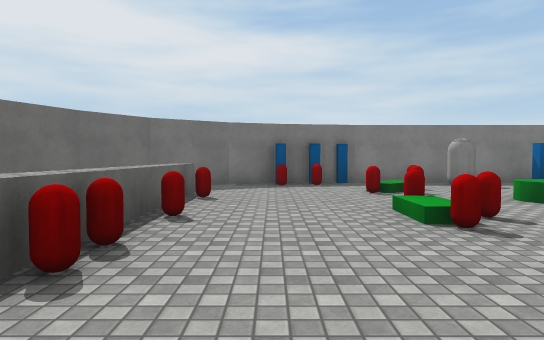
[1] (above)

19 first-person views from a walk through a 3-D level made in the Unity game engine. The camera is 1.3 m above the floor, tilts 2° down and sees 75° across. The floor is counted in squares, 2 m on a side. Each view is taken from the middle of a square. On the plan, view 1 faces up. The plan holds only what a view shows up to about 10 squares ahead; the rest is blank. Surface patterns are stand-ins for the level's own textures.

[2]
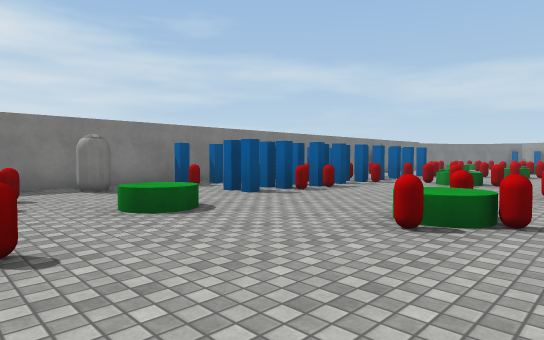

[3]
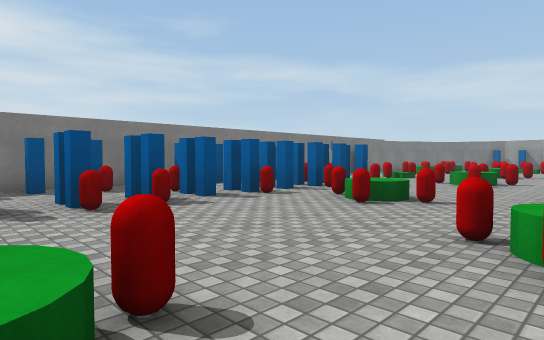

[4]
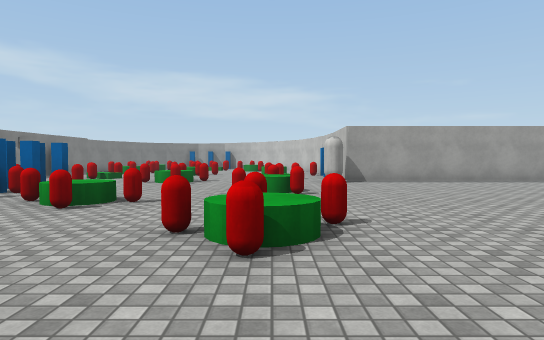

[5]
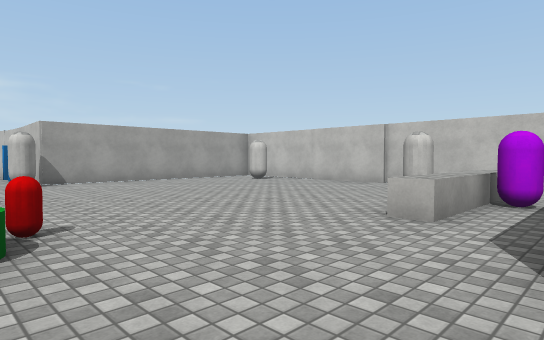

[6]
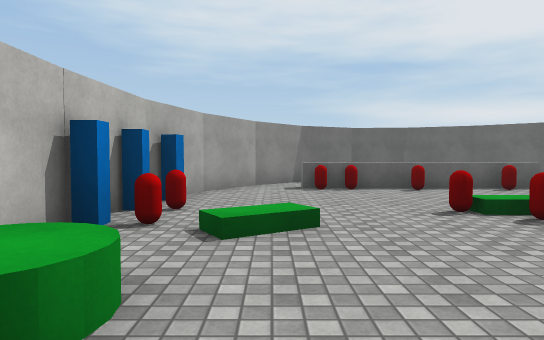

[7]
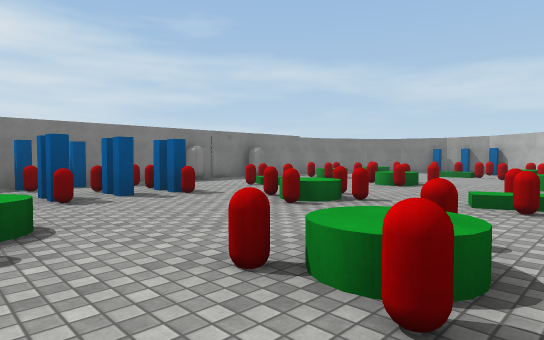

[8]
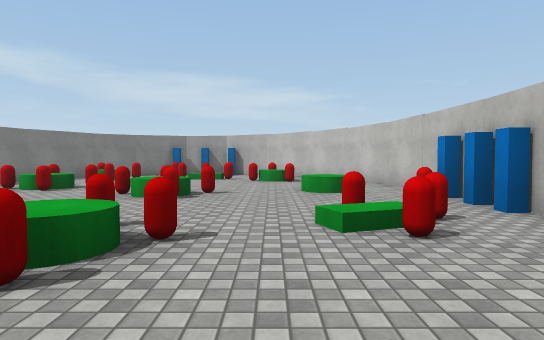

[9]
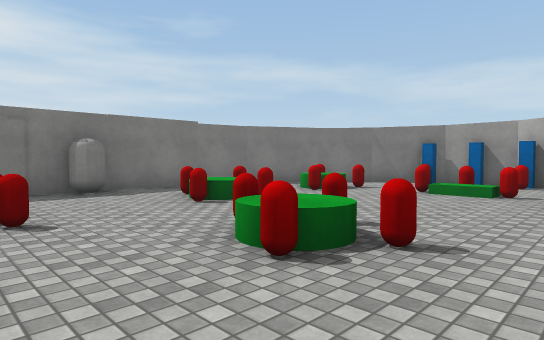

[10]
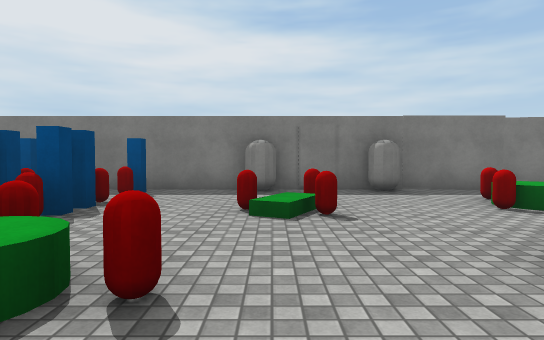

[11]
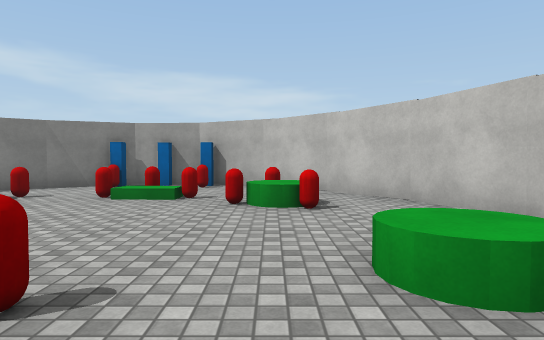

[12]
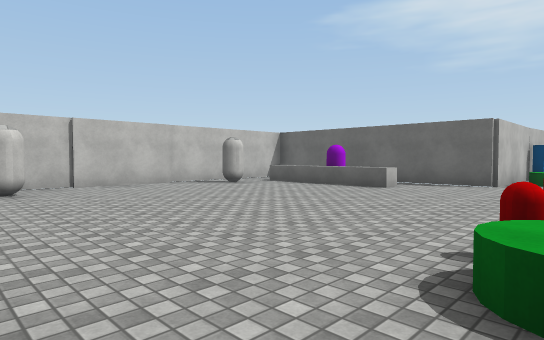

[13]
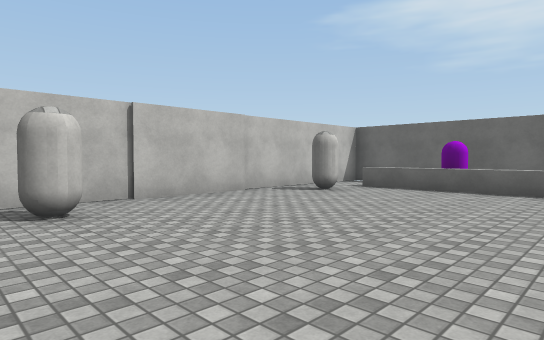

[14]
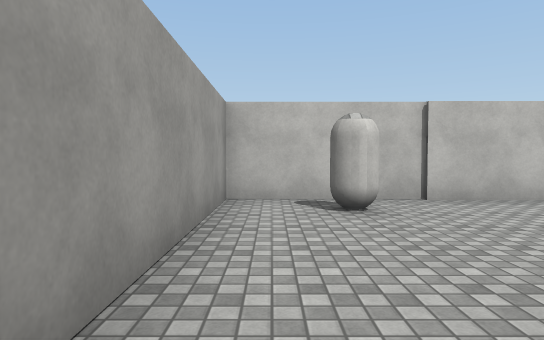

[15]
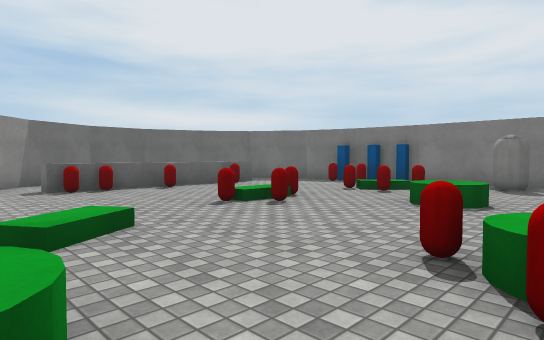

[16]
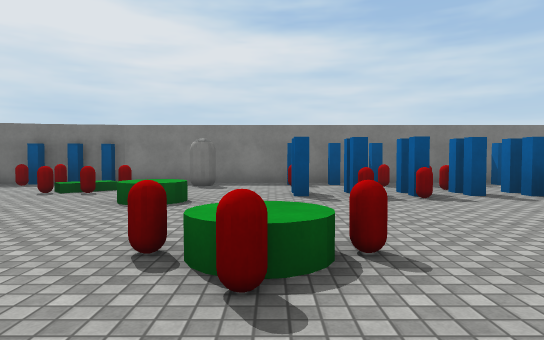

[17]
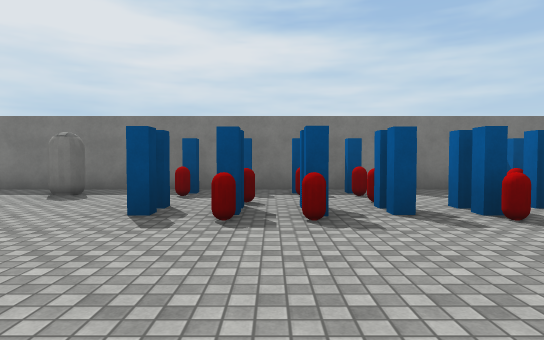

[18]
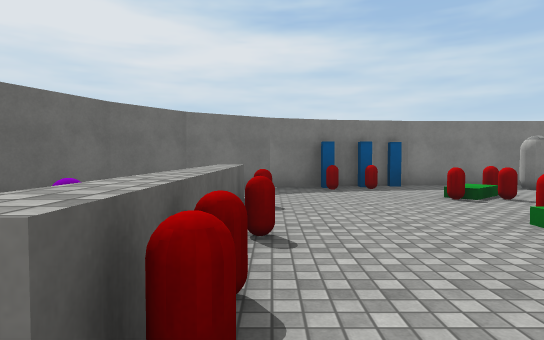

[19]
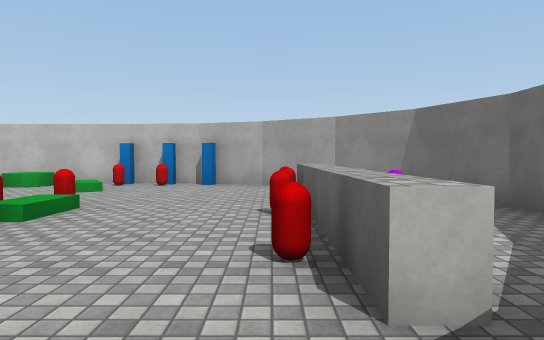

### Floor plan
Points are (right, up) in squares from view 1. A wall is a line through its corners. A room is listed if a view was taken in it or the views show most of it. See-through windows are left out.
Room 1 (views 1, 2, 3, 4, 5, 6, 7, 8, 9, 10, 11, 12, 13, 14, 15, 16, 17, 18, 19)
walls: (18.6, -1) (20.1, -1); (19.9, -1) (21.9, -0.7); (0.8, -1) (6.1, -1) (6.1, -7.5) (15.7, -7.5) (15.7, -1) (17.2, -1); (1.7, 9.2) (0.3, 9); (21.7, -0.8) (23.4, -0.1); (-0.9, -0.3) (0.8, -0.8); (0.1, 8.9) (-1.1, 8.6); (21.8, 9.2) (2.1, 9.2); (23.3, -0.1) (24.9, 1); (-1, 8.6) (-2.6, 7.6) (-3.5, 6.4); (23, 8.8) (21.6, 9.1); (-2.4, 0.7) (-0.7, -0.4); (24.8, 0.9) (25.9, 2.2) (26.4, 3.5); (-3.4, 6.5) (-4.1, 4.9); (25.6, 6.8) (24.7, 7.9) (22.8, 8.9); (25.8, 6.4) (25.5, 6.9); (-4.2, 4.1) (-4.2, 3.3) (-3.5, 1.8) (-2.3, 0.6); (26.4, 4.6) (26.4, 5.2); (26.5, 3.7) (26.4, 4.5)
low walls: (7.4, -4.4) (7.4, -2.7) (7.9, -2.7) (7.9, -6.2)
objects: other object (-3, 4); other object (-1, 2); other object (-1, 3); other object (-1, 4); other object (-1, 6); other object (0, 8); other object (1, 8); other object (2, 0); other object (2, 3); other object (2, 4); other object (2, 5); other object (2, 6); other object (3, 0); other object (3, 6); other object (3, 7); other object (4, 0) to (5, 0); other object (4, 5); other object (4, 8) to (5, 8); other object (5, 2); other object (6, 2); other object (7, -5); other object (7, 2); other object (7, 6); other object (7, 8); other object (8, 1); other object (8, 6); other object (8, 7); other object (9, -7); other object (9, 0); other object (9, 1); other object (9, 2); other object (9, 8); other object (10, 1); other object (10, 7); other object (11, 3); other object (11, 4); other object (11, 5); other object (11, 6); other object (12, 1); other object (12, 2); other object (12, 6); other object (12, 7); other object (13, 1); other object (13, 7); other object (13, 8); other object (14, -7); other object (14, 1); other object (14, 6) to (15, 6); other object (15, -1); other object (15, 3); other object (15, 4); other object (15, 7); other object (15, 8); other object (16, 1); other object (16, 3); other object (16, 4); other object (17, 0); other object (17, 1); other object (17, 6); other object (17, 9); other object (18, 6); other object (18, 7); other object (19, 0); other object (19, 3); other object (19, 4); other object (19, 5); other object (19, 9); other object (20, 1); other object (20, 4); other object (20, 6); other object (20, 7); other object (21, 6); other object (21, 7); other object (23, 2); other object (23, 3); other object (23, 6); other object (23, 7); other object (24, 2); other object (24, 3); other object (24, 4); other object (24, 5); other object (24, 6); other object (24, 7); other object (26, 4); other object (26, 6)

Positions as (right, up) in squares from view 1, and headings:
1: (0, 0), facing up
2: (2, 1), facing up-right
3: (6, 1), facing up-right
4: (6, 1), facing right
5: (6, 1), facing down-right
6: (6, 1), facing left
7: (11, 0), facing up-right
8: (13, 2), facing right
9: (17, 2), facing up-right
10: (17, 2), facing up
11: (18, 2), facing right
12: (15, 1), facing down-left
13: (15, -2), facing down-left
14: (15, -2), facing down
15: (6, 0), facing up-left
16: (6, 0), facing up
17: (8, 2), facing up
18: (-1, 1), facing up
19: (-1, 8), facing down
